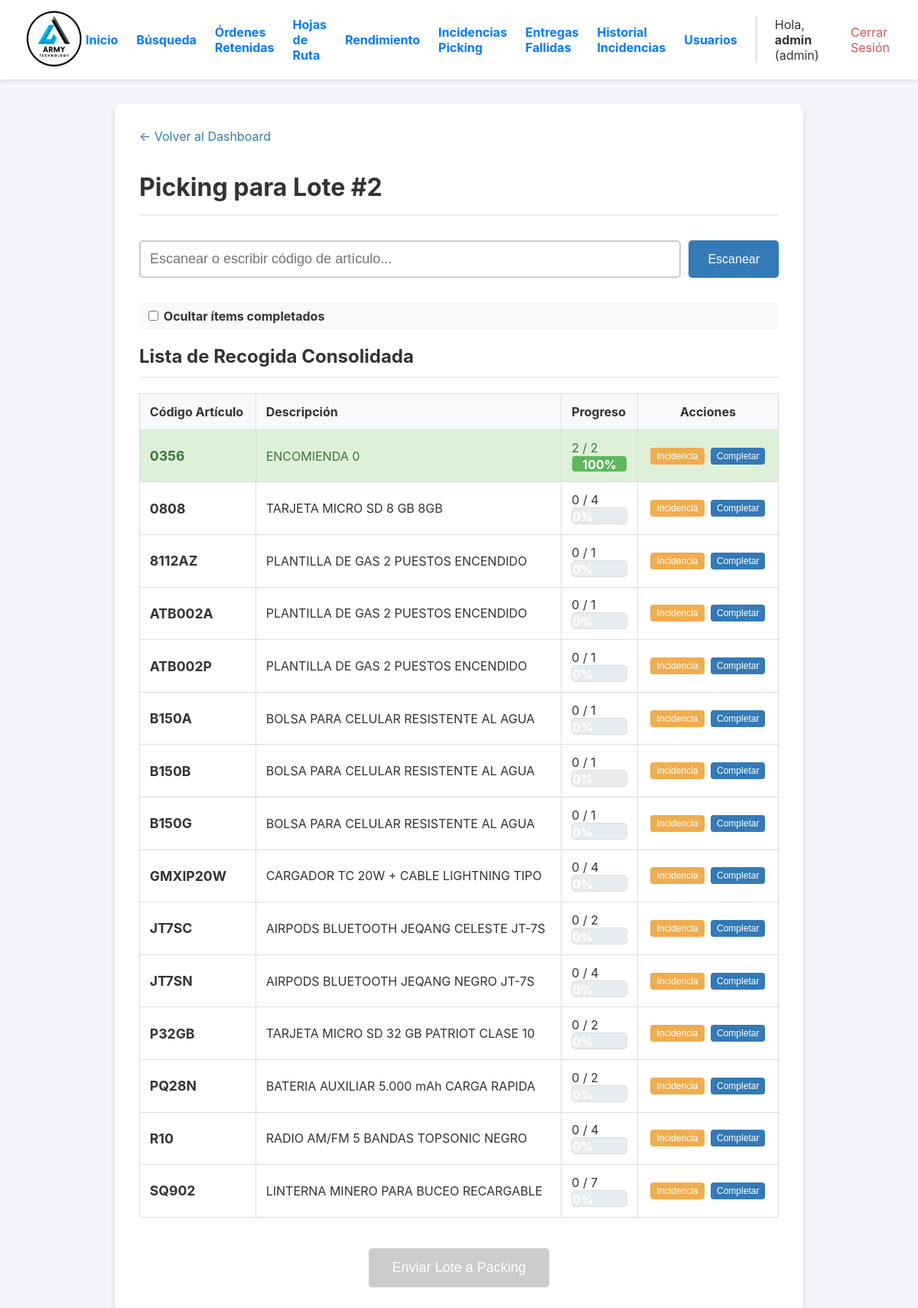
/lote/2 (signed in), run on the app's committed database.
### app.py (models this page shows, shortened)
class User(UserMixin, db.Model):
    id = db.Column(db.Integer, primary_key=True)
    username = db.Column(db.String(80), unique=True, nullable=False)
    password_hash = db.Column(db.String(256), nullable=False)
    role = db.Column(db.String(20), nullable=False, default='operario')

class LotePicking(db.Model):
    id = db.Column(db.Integer, primary_key=True)
    fecha_creacion = db.Column(db.DateTime, nullable=False, default=datetime.datetime.utcnow)
    estado = db.Column(db.String(20), nullable=False, default='ACTIVO')
    ordenes = db.relationship('Orden', backref='lote', lazy=True)
    operario_id = db.Column(db.Integer, db.ForeignKey('user.id', ondelete='SET NULL'), nullable=True)
    operario = db.relationship('User', backref='lotes_asignados')

class ItemOrden(db.Model):
    id = db.Column(db.Integer, primary_key=True)
    orden_id = db.Column(db.Integer, db.ForeignKey('orden.id'), nullable=False)
    codigo_articulo = db.Column(db.String(100), nullable=False)
    descripcion_articulo = db.Column(db.String(300), nullable=False)
    cantidad_solicitada = db.Column(db.Integer, nullable=False)
    cantidad_recogida = db.Column(db.Integer, nullable=False, default=0)
    cantidad_empacada = db.Column(db.Integer, nullable=False, default=0)
    tiene_incidencia = db.Column(db.Boolean, default=False, nullable=False)
    tipo_incidencia = db.Column(db.String(50), nullable=True)
    nota_incidencia = db.Column(db.Text, nullable=True)

### app.py (the view)
@app.route('/lote/<int:lote_id>')
@login_required
def detalle_lote(lote_id):
    lote = LotePicking.query.get_or_404(lote_id)
    lista_consolidada = defaultdict(lambda: {'descripcion': '', 'solicitado': 0, 'recogido': 0, 'items_individuales': []})
    for orden in lote.ordenes:
        for item in orden.items:
            consolidado = lista_consolidada[item.codigo_articulo]
            consolidado['descripcion'] = item.descripcion_articulo
            consolidado['solicitado'] += item.cantidad_solicitada
            consolidado['recogido'] += item.cantidad_recogida
            consolidado['items_individuales'].append(item)
    lista_final = sorted(lista_consolidada.items(), key=lambda x: x[0])
    picking_completo = all(item['recogido'] >= item['solicitado'] for _, item in lista_consolidada.items()) if lista_consolidada else False
    return render_template('detalle_lote.html', lote=lote, lista_consolidada=lista_final, picking_completo=picking_completo )

### app.py (called while the page is built)
@login_manager.user_loader
def load_user(user_id):
    return db.session.get(User, int(user_id))

### templates/detalle_lote.html (shortened to what this page needs)
{% extends "layout.html" %}
{% block content %}
<div class="container">
    <a href="{{ url_for('dashboard') }}" class="back-link">← Volver al Dashboard</a>
    <h1>Picking para Lote #{{ lote.id }}</h1>
    <form id="scan-form" class="scan-form">
        <input type="text" id="scan-input" class="scan-input" placeholder="Escanear o escribir código de artículo..." autofocus onfocus="this.select()" autocomplete="off">
        <button type="submit" class="scan-btn">Escanear</button>
    </form>
    <div class="view-options">
        <label>
            <input type="checkbox" id="toggle-ocultar-completados">
            Ocultar ítems completados
        </label>
    </div>
    <h2>Lista de Recogida Consolidada</h2>
    <table>
        <thead>
            <tr>
                <th>Código Artículo</th>
                <th>Descripción</th>
                <th>Progreso</th>
                <th style="text-align: center;">Acciones</th>
            </tr>
        </thead>
        <tbody>
            {% for codigo, item in lista_consolidada %}
            <tr id="item-row-{{ codigo }}" class="item-row" data-codigo="{{ codigo }}">
                <td><strong>{{ codigo }}</strong></td>
                <td>{{ item.descripcion }}</td>
                <td>
                    <span id="progreso-texto-{{ codigo }}">{{ item.recogido }} / {{ item.solicitado }}</span>
                    <div class="progress-bar">
                        {% set progreso_inicial = (item.recogido / item.solicitado) * 100 if item.solicitado > 0 else 0 %}
                        <div id="progreso-barra-{{ codigo }}" class="progress" style="width: {{ progreso_inicial }}%;">
                            {{ '%.0f'|format(progreso_inicial) }}%
                        </div>
                    </div>
                </td>
                <td style="text-align: center;" class="action-buttons">
                    <button class="incidencia-btn" data-codigo="{{ codigo }}" data-descripcion="{{ item.descripcion }}" data-solicitado="{{ item.solicitado }}">
                        Incidencia
                    </button>
                    {% if current_user.role == 'admin' %}
                    <button class="completar-btn" data-codigo="{{ codigo }}">Completar</button>
                    {% endif %}
                </td>
            </tr>
            {% endfor %}
        </tbody>
    </table>
    <div style="text-align: center; margin-top: 2.5em;">
        <form action="{{ url_for('finalizar_lote', lote_id=lote.id) }}" method="POST">
            <button id="finalizar-btn" type="submit" class="finalizar-btn" {% if not picking_completo %}disabled{% endif %}>
                Enviar Lote a Packing
            </button>
        </form>
    </div>
</div>
{% endblock %}

### templates/layout.html (shortened to what this page needs)
<!DOCTYPE html>
<html lang="es">
<head>
</head>
<body>
    <header>
        <div class="logo">
            <a href="{{ url_for('dashboard') }}">
                <img src="{{ url_for('static', filename='img/logo.png') }}" alt="Logo de la Empresa">
            </a>
        </div>
        <nav class="nav">
             {% if current_user.is_authenticated %}
                {% if current_user.role == 'admin' %}
                    <div class="nav-admin-links">
                        <a href="{{ url_for('dashboard') }}">Inicio</a>
                        <a href="{{ url_for('reportes_y_busqueda') }}">Búsqueda</a>
                        <a href="{{ url_for('ordenes_retenidas') }}">Órdenes Retenidas</a>
                        <a href="{{ url_for('gestionar_rutas') }}">Hojas de Ruta</a>
                        <a href="{{ url_for('reporte_operarios') }}">Rendimiento</a>
                        <a href="{{ url_for('gestionar_incidencias') }}" class="nav-link-with-badge">
                            Incidencias Picking
                        </a>
                        <a href="{{ url_for('gestionar_entregas_fallidas') }}" class="nav-link-with-badge">
                            Entregas Fallidas
                        </a>
                        <a href="{{ url_for('historial_incidencias') }}">Historial Incidencias</a>
                        <a href="{{ url_for('gestionar_usuarios') }}">Usuarios</a>
                    </div>
                {% endif %}
                <div class="user-info">
                    <span>Hola, <strong>{{ current_user.username }}</strong> ({{ current_user.role }})</span>
                    <a href="{{ url_for('logout') }}" style="color: #d9534f;">Cerrar Sesión</a>
                </div>
             {% endif %}
        </nav>
    </header>
    <main>
        {% block content %}{% endblock %}
    </main>
</body>
</html>

### templates/layout.html (style rules this page uses)
body { font-family: -apple-system, BlinkMacSystemFont, "Segoe UI", Roboto, "Helvetica Neue", Arial, sans-serif; margin: 0; background-color: #f4f4f9; color: #333; }
header { background-color: #fff; padding: 10px 2em; display: flex; justify-content: space-between; align-items: center; box-shadow: 0 2px 4px rgba(0,0,0,0.1); position: sticky; top: 0; z-index: 100; }
.logo img { height: 80px; }
.nav { display: flex; align-items: center; gap: 1em; }
.nav-admin-links { display: flex; align-items: center; gap: 1.5em; font-weight: bold; border-right: 1px solid #ccc; padding-right: 1.5em; margin-right: 0.5em; }
.nav-admin-links a, .user-info a { text-decoration: none; color: #007bff; }
.user-info { display: flex; align-items: center; gap: 1em; }
main { padding: 2em; }
* { box-sizing: border-box; }
main { padding: 1em; }
@media (min-width: 768px) { main { padding: 2em; } }
.nav-link-with-badge { position: relative; text-decoration: none; }

### templates/detalle_lote.html (style rules this page uses)
.container { max-width: 900px; margin: auto; background: white; padding: 2em; border-radius: 8px; box-shadow: 0 4px 8px rgba(0,0,0,0.1); }
h1, h2 { border-bottom: 2px solid #eee; padding-bottom: 0.5em; }
.back-link { display: inline-block; margin-bottom: 1rem; color: #337ab7; text-decoration: none; }
.scan-form { margin: 2em 0; display: flex; gap: 10px; flex-direction: column; }
.scan-input { flex-grow: 1; padding: 12px; font-size: 18px; border: 2px solid #ccc; border-radius: 5px; transition: border-color 0.3s; }
.scan-btn { padding: 12px 25px; font-size: 16px; background-color: #337ab7; color: white; border: none; border-radius: 5px; cursor: pointer; transition: background-color 0.3s; }
table { width: 100%; border-collapse: collapse; margin-top: 1em; }
th, td { border: 1px solid #ddd; padding: 0.8em; text-align: left; vertical-align: middle; }
th { background-color: #f8f9fa; }
td strong { font-size: 1.1em; }
.view-options { margin-bottom: 1rem; padding: 0.5rem; background-color: #f9f9f9; border-radius: 5px; }
.view-options label { font-weight: bold; cursor: pointer; }
.action-buttons button { margin: 2px; }
.incidencia-btn { background-color: #f0ad4e; color: white; border: none; padding: 4px 8px; font-size: 12px; border-radius: 4px; cursor: pointer; }
.completar-btn { background-color: #337ab7; color: white; border: none; padding: 4px 8px; font-size: 12px; border-radius: 4px; cursor: pointer; }
.item-completado { background-color: #dff0d8 !important; color: #3c763d; }
.progress-bar { background-color: #e9ecef; border-radius: 5px; overflow: hidden; height: 22px; border: 1px solid #ddd; }
.progress { background-color: #5cb85c; color: white; text-align: center; font-weight: bold; height: 100%; line-height: 22px; transition: width 0.4s ease-in-out; }
.finalizar-btn { background-color: #28a745; color: white; padding: 15px 30px; font-size: 18px; border: none; border-radius: 5px; cursor: pointer; }
.finalizar-btn:disabled { background-color: #ccc; cursor: not-allowed; }
@media (min-width: 768px) { .scan-form { flex-direction: row; } }

### data on the page
User: username "admin", role "admin"
LotePicking: id "2"
ItemOrden: codigo_articulo "0356", descripcion "ENCOMIENDA 0", recogido "2", solicitado "2", progreso_inicial "100"
ItemOrden: codigo_articulo "0808", descripcion "TARJETA MICRO SD 8 GB 8GB", recogido "0", solicitado "4", progreso_inicial "0"
ItemOrden: codigo_articulo "8112AZ", descripcion "PLANTILLA DE GAS 2 PUESTOS ENCENDIDO", recogido "0", solicitado "1", progreso_inicial "0"
ItemOrden: codigo_articulo "ATB002A", descripcion "PLANTILLA DE GAS 2 PUESTOS ENCENDIDO", recogido "0", solicitado "1", progreso_inicial "0"
ItemOrden: codigo_articulo "ATB002P", descripcion "PLANTILLA DE GAS 2 PUESTOS ENCENDIDO", recogido "0", solicitado "1", progreso_inicial "0"
ItemOrden: codigo_articulo "B150A", descripcion "BOLSA PARA CELULAR RESISTENTE AL AGUA", recogido "0", solicitado "1", progreso_inicial "0"
ItemOrden: codigo_articulo "B150B", descripcion "BOLSA PARA CELULAR RESISTENTE AL AGUA", recogido "0", solicitado "1", progreso_inicial "0"
ItemOrden: codigo_articulo "B150G", descripcion "BOLSA PARA CELULAR RESISTENTE AL AGUA", recogido "0", solicitado "1", progreso_inicial "0"
ItemOrden: codigo_articulo "GMXIP20W", descripcion "CARGADOR TC 20W + CABLE LIGHTNING TIPO", recogido "0", solicitado "4", progreso_inicial "0"
ItemOrden: codigo_articulo "JT7SC", descripcion "AIRPODS BLUETOOTH JEQANG CELESTE JT-7S", recogido "0", solicitado "2", progreso_inicial "0"
ItemOrden: codigo_articulo "JT7SN", descripcion "AIRPODS BLUETOOTH JEQANG NEGRO JT-7S", recogido "0", solicitado "4", progreso_inicial "0"
ItemOrden: codigo_articulo "P32GB", descripcion "TARJETA MICRO SD 32 GB PATRIOT CLASE 10", recogido "0", solicitado "2", progreso_inicial "0"
ItemOrden: codigo_articulo "PQ28N", descripcion "BATERIA AUXILIAR 5.000 mAh CARGA RAPIDA", recogido "0", solicitado "2", progreso_inicial "0"
ItemOrden: codigo_articulo "R10", descripcion "RADIO AM/FM 5 BANDAS TOPSONIC NEGRO", recogido "0", solicitado "4", progreso_inicial "0"
ItemOrden: codigo_articulo "SQ902", descripcion "LINTERNA MINERO PARA BUCEO RECARGABLE", recogido "0", solicitado "7", progreso_inicial "0"
